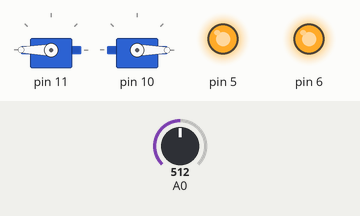
A sketch run on a simulated Arduino Uno, built with avr-gcc and run on an emulated ATmega328P. Parts: 2 × servo, output pins drawn as LEDs (lit = HIGH). The inputs (shaded band) are chosen by the test bench; at power-on: A0 = 512.

Above: at 1.7 s.
1.8 s: A0 set to 900
At 2.4 s:
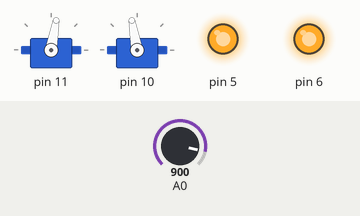
5.3 s: A0 set to 511
At 6.0 s:
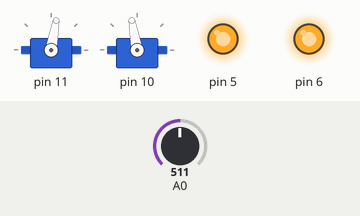
Timing chart, 0 to 12.9 s (numbered marks = the images above; inputs shaded):
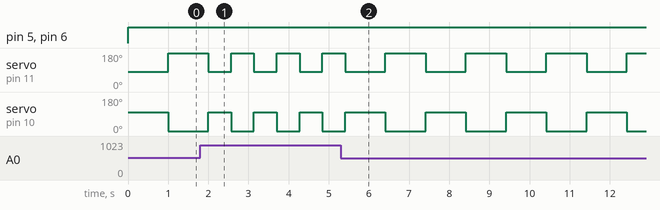

The sketch:

PumpkinRobot.ino
```cpp
#include <Servo.h>
#include <PumpkinRobot.h>

PumpkinRobot *Bertram;

void setup()
{
  Bertram = new PumpkinRobot;
}

void loop()
{
  // Set the scarometer speed using the potentiometer
  Bertram->step();
}
```

Measured:
- after the input at 1.8 s, servo on pin 11: alternates 180° for 0.57 s and 80° for 0.57 s, starting after 0.77 s; servo on pin 10: alternates 100° for 0.57 s and 0° for 0.57 s, starting after 0.77 s
- after the input at 5.3 s, servo on pin 11: alternates 180° for 1.0 s and 80° for 1.0 s, starting after 1.1 s; servo on pin 10: alternates 100° for 1.0 s and 0° for 1.0 s, starting after 1.1 s
